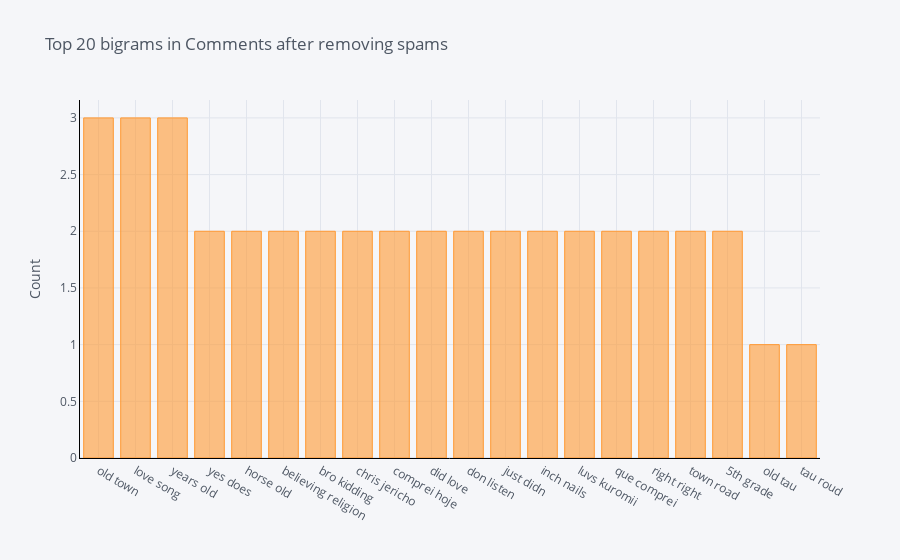

Notebook code cell kept with this figure:
### Code cell
df4 = pd.DataFrame(common_words, columns = ['CommentText' , 'count'])
df4.groupby('CommentText').sum()['count'].sort_values(ascending=False).iplot(
    kind='bar', yTitle='Count', linecolor='black', title='Top 20 bigrams in Comments after removing spams')

### Figure 1 — Plotly figure (JSON) as saved in the notebook; plotly's stock layout.template omitted (floating-point values rounded to 4 significant figures)
{"data": [{"marker": {"color": "rgba(255, 153, 51, 0.6)", "line": {"color": "rgba(255, 153, 51, 1.0)", "width": 1}}, "name": "count", "orientation": "v", "text": "", "type": "bar", "x": ["old town", "love song", "years old", "yes does", "horse old", "believing religion", "bro kidding", "chris jericho", "comprei hoje", "did love", "don listen", "just didn", "inch nails", "luvs kuromii", "que comprei", "right right", "town road", "5th grade", "old tau", "tau roud"], "y": [3, 3, 3, 2, 2, 2, 2, 2, 2, 2, 2, 2, 2, 2, 2, 2, 2, 2, 1, 1]}], "layout": {"legend": {"bgcolor": "#F5F6F9", "font": {"color": "#4D5663"}}, "paper_bgcolor": "#F5F6F9", "plot_bgcolor": "#F5F6F9", "title": {"font": {"color": "#4D5663"}, "text": "Top 20 bigrams in Comments after removing spams"}, "xaxis": {"gridcolor": "#E1E5ED", "linecolor": "black", "showgrid": true, "tickfont": {"color": "#4D5663"}, "title": {"font": {"color": "#4D5663"}, "text": ""}, "zerolinecolor": "#E1E5ED"}, "yaxis": {"gridcolor": "#E1E5ED", "linecolor": "black", "showgrid": true, "tickfont": {"color": "#4D5663"}, "title": {"font": {"color": "#4D5663"}, "text": "Count"}, "zerolinecolor": "#E1E5ED"}}}
